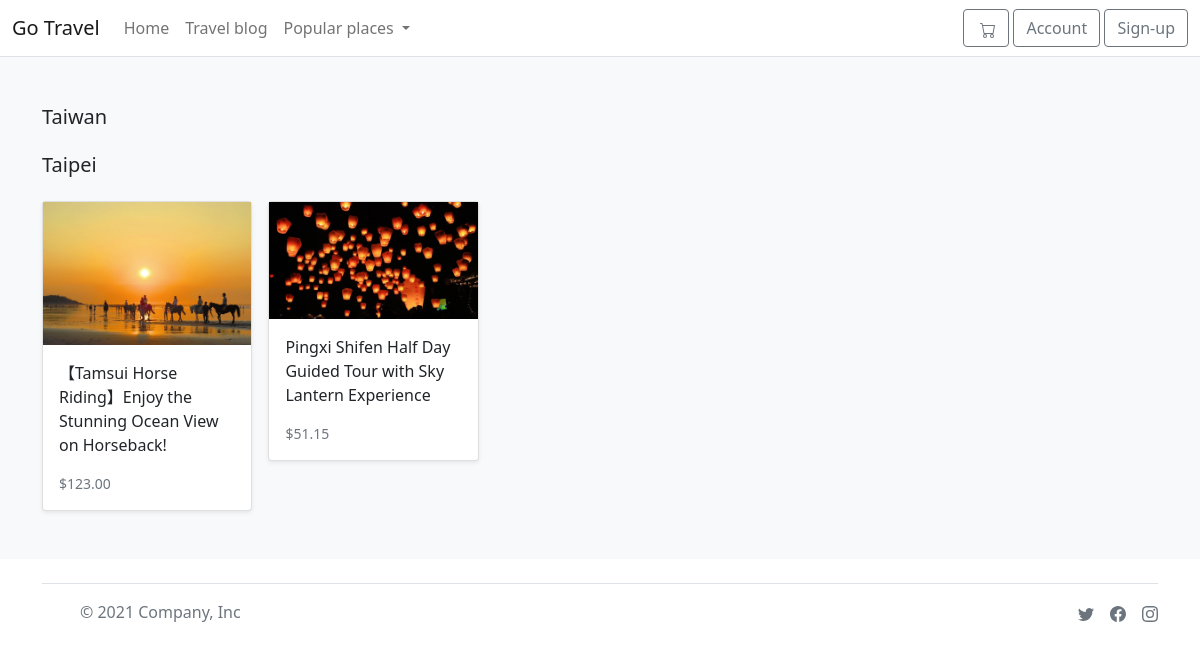
Screenshot of /search/taipei/ with the database file from the repository.
### store/models.py (models this page shows, shortened)
class Category(models.Model):
    city = models.CharField(max_length=255, db_index=True)
    country = models.CharField(max_length=255)
    slug = models.SlugField(max_length=255, unique=True)
    class Meta:
        verbose_name_plural='categories'
    def get_absolute_url(self):
        return reverse('store:category_list', args=[self.slug])

class Product(models.Model):
    category = models.ForeignKey(Category, related_name='product', on_delete=models.CASCADE)
    created_by = models.ForeignKey(settings.AUTH_USER_MODEL, on_delete=models.CASCADE,related_name='product_creator')
    trip_name = models.CharField(max_length=255)
    trip_city = models.CharField(max_length=255)
    description = models.TextField(blank=True)
    image = models.ImageField(upload_to='images/')
    slug = models.SlugField(max_length=255)
    price = models.DecimalField(max_digits=6, decimal_places=2)
    availability = models.BooleanField(default=True)
    created = models.DateTimeField(auto_now_add=True)
    updated = models.DateTimeField(auto_now=True)
    is_active = models.BooleanField(default=True)
    location = models.CharField(max_length=500)
    objects = models.Manager()
    products = ProductManager()
    class Meta:
        verbose_name_plural='Products'
        ordering = ('-created', )
    def get_absolute_url(self):
        return reverse('store:product_detail', args=[self.slug])

### store/views.py (the view)
# urls.py: path('search/<slug:category_slug>/', views.category_list, name='category_list')
def category_list(request, category_slug=None):
    category = get_object_or_404(Category, slug=category_slug )
    products = Product.objects.filter(category=category)
    return render (request, 'store/products/category.html',{'category':category, 'products':products})

### basket/basket.py (called while the page is built)
    def __len__(self):
        return sum(item['qty'] for item in self.basket.values())

### basket/context_processor.py (called while the page is built)
def basket(request):
    return {'basket': Basket(request)}

### store/context_processor.py (called while the page is built)
def categories(request):
    return {
        'categories': Category.objects.all()
    }

### templates/store/products/category.html (shortened to what this page needs)
{% extends "../base.html" %}
{% load static %}
{% block content %}
<main>
  <div class="album py-5 bg-light">
    <div class="container">
      <div class="pb-3 h5">{{category.country|title}}</div>
      <div class="pb-3 h5">{{category.city|title}}</div>
      <div class="row row-cols-1 row-cols-sm-2 row-cols-md-5 g-3">
        {% for product in products %}
        <div class="col">
          <div class="card shadow-sm">
            <img class="img-fluid" alt="Responsive image" src="{{ product.image.url }}">
            <div class="card-body">
              <p class="card-text">
                <a class="text-dark text-decoration-none" href="{{ product.get_absolute_url }}">{{ product.trip_name }}</a>
              </p>
              <div class="d-flex justify-content-between align-items-center">
                <small class="text-muted">${{ product.price }}</small>
              </div>
            </div>
          </div>
        </div>
        {% endfor %}
      </div>
    </div>
  </div>
</main>
{% endblock %}

### rows the page displays
Category: country "Taiwan", city "Taipei"
Product: image (picture), trip_name "【Tamsui Horse Riding】Enjoy the Stunning Ocean View on Horseback!", price "123.00"
Product: image (picture), trip_name "Pingxi Shifen Half Day Guided Tour with Sky Lantern Experience", price "51.15"
